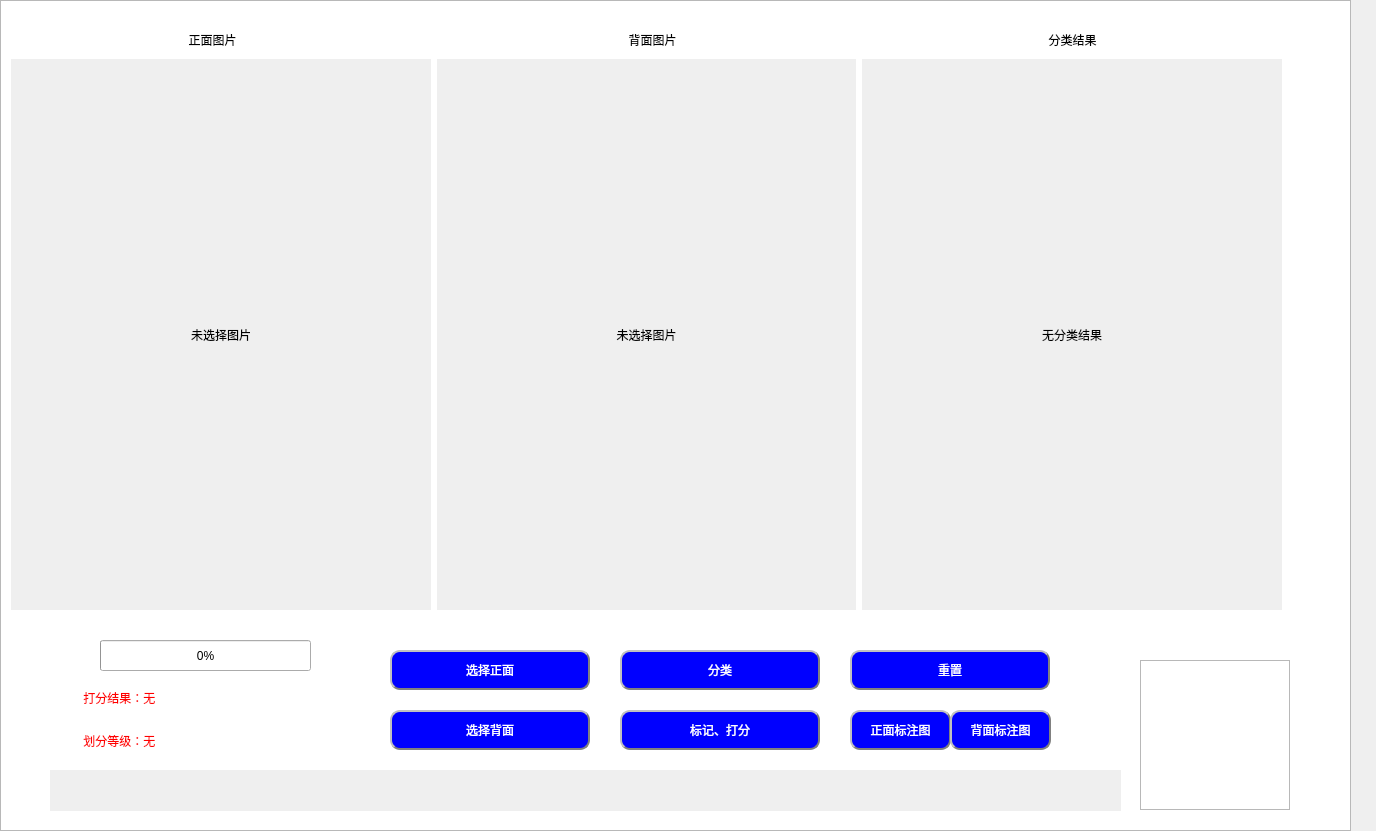
<?xml version="1.0" encoding="UTF-8"?>
<ui version="4.0">
 <class>MainWindow</class>
 <widget class="QMainWindow" name="MainWindow">
  <property name="geometry">
   <rect>
    <x>0</x>
    <y>0</y>
    <width>1376</width>
    <height>831</height>
   </rect>
  </property>
  <property name="windowTitle">
   <string>邮票分类</string>
  </property>
  <property name="windowIcon">
   <iconset resource="img.qrc">
    <normaloff>:/mainbackground/Logo_of_Beijing_University_of_Posts_and_Communications2.svg</normaloff>:/mainbackground/Logo_of_Beijing_University_of_Posts_and_Communications2.svg</iconset>
  </property>
  <property name="styleSheet">
   <string notr="true"/>
  </property>
  <widget class="QWidget" name="centralwidget">
   <property name="contextMenuPolicy">
    <enum>Qt::CustomContextMenu</enum>
   </property>
   <widget class="QWidget" name="layoutWidget">
    <property name="geometry">
     <rect>
      <x>11</x>
      <y>59</y>
      <width>1271</width>
      <height>551</height>
     </rect>
    </property>
    <layout class="QHBoxLayout" name="horizontalLayout">
     <item>
      <widget class="QLabel" name="label_4">
       <property name="autoFillBackground">
        <bool>true</bool>
       </property>
       <property name="text">
        <string>未选择图片</string>
       </property>
       <property name="alignment">
        <set>Qt::AlignCenter</set>
       </property>
      </widget>
     </item>
     <item>
      <widget class="QLabel" name="label_5">
       <property name="autoFillBackground">
        <bool>true</bool>
       </property>
       <property name="styleSheet">
        <string notr="true">QLabel
{backkground-color:white
}</string>
       </property>
       <property name="text">
        <string>未选择图片</string>
       </property>
       <property name="alignment">
        <set>Qt::AlignCenter</set>
       </property>
      </widget>
     </item>
     <item>
      <widget class="QLabel" name="label_6">
       <property name="contextMenuPolicy">
        <enum>Qt::CustomContextMenu</enum>
       </property>
       <property name="autoFillBackground">
        <bool>true</bool>
       </property>
       <property name="styleSheet">
        <string notr="true">QLabel
{backkground-color:red
}</string>
       </property>
       <property name="text">
        <string>无分类结果</string>
       </property>
       <property name="alignment">
        <set>Qt::AlignCenter</set>
       </property>
      </widget>
     </item>
    </layout>
   </widget>
   <widget class="QListView" name="listView">
    <property name="geometry">
     <rect>
      <x>0</x>
      <y>0</y>
      <width>1351</width>
      <height>831</height>
     </rect>
    </property>
    <property name="styleSheet">
     <string notr="true">border-image: url(:/QtProject/ui/view.jpg);
background-position:center;
background-repeat: no-repeat</string>
    </property>
    <property name="flow">
     <enum>QListView::TopToBottom</enum>
    </property>
   </widget>
   <widget class="QPushButton" name="pushButton">
    <property name="geometry">
     <rect>
      <x>390</x>
      <y>650</y>
      <width>200</width>
      <height>40</height>
     </rect>
    </property>
    <property name="styleSheet">
     <string notr="true">background-color: rgb(0, 0, 255);
color: rgb(255, 255, 255);
border-radius: 10px; border: 2px groove gray;
border-style: outset</string>
    </property>
    <property name="text">
     <string>选择正面</string>
    </property>
   </widget>
   <widget class="QPushButton" name="pushButton_2">
    <property name="geometry">
     <rect>
      <x>620</x>
      <y>650</y>
      <width>200</width>
      <height>40</height>
     </rect>
    </property>
    <property name="styleSheet">
     <string notr="true">background-color: rgb(0, 0, 255);
color: rgb(255, 255, 255);
border-radius: 10px; border: 2px groove gray;
border-style: outset</string>
    </property>
    <property name="text">
     <string>分类</string>
    </property>
   </widget>
   <widget class="QLabel" name="label">
    <property name="geometry">
     <rect>
      <x>30</x>
      <y>30</y>
      <width>365</width>
      <height>20</height>
     </rect>
    </property>
    <property name="text">
     <string>正面图片</string>
    </property>
    <property name="alignment">
     <set>Qt::AlignCenter</set>
    </property>
   </widget>
   <widget class="QLabel" name="label_2">
    <property name="geometry">
     <rect>
      <x>470</x>
      <y>30</y>
      <width>365</width>
      <height>20</height>
     </rect>
    </property>
    <property name="text">
     <string>背面图片</string>
    </property>
    <property name="alignment">
     <set>Qt::AlignCenter</set>
    </property>
   </widget>
   <widget class="QListView" name="listView_2">
    <property name="enabled">
     <bool>true</bool>
    </property>
    <property name="geometry">
     <rect>
      <x>1140</x>
      <y>660</y>
      <width>150</width>
      <height>150</height>
     </rect>
    </property>
    <property name="autoFillBackground">
     <bool>false</bool>
    </property>
    <property name="styleSheet">
     <string notr="true">border-image: url(:/QtProject/ui/Logo_of_Beijing_University_of_Posts_and_Communications2.svg);
background-position:center;
background-repeat: no-repeat;
</string>
    </property>
   </widget>
   <widget class="QPushButton" name="pushButton_3">
    <property name="geometry">
     <rect>
      <x>620</x>
      <y>710</y>
      <width>200</width>
      <height>40</height>
     </rect>
    </property>
    <property name="styleSheet">
     <string notr="true">background-color: rgb(0, 0, 255);
color: rgb(255, 255, 255);
border-radius: 10px; border: 2px groove gray;
border-style: outset</string>
    </property>
    <property name="text">
     <string>标记、打分</string>
    </property>
   </widget>
   <widget class="QLabel" name="label_3">
    <property name="geometry">
     <rect>
      <x>890</x>
      <y>30</y>
      <width>365</width>
      <height>20</height>
     </rect>
    </property>
    <property name="text">
     <string>分类结果</string>
    </property>
    <property name="alignment">
     <set>Qt::AlignCenter</set>
    </property>
   </widget>
   <widget class="QPushButton" name="pushButton_4">
    <property name="geometry">
     <rect>
      <x>390</x>
      <y>710</y>
      <width>200</width>
      <height>40</height>
     </rect>
    </property>
    <property name="styleSheet">
     <string notr="true">background-color: rgb(0, 0, 255);
color: rgb(255, 255, 255);
border-radius: 10px; border: 2px groove gray;
border-style: outset</string>
    </property>
    <property name="text">
     <string>选择背面</string>
    </property>
   </widget>
   <widget class="QPushButton" name="pushButton_5">
    <property name="geometry">
     <rect>
      <x>850</x>
      <y>650</y>
      <width>200</width>
      <height>40</height>
     </rect>
    </property>
    <property name="styleSheet">
     <string notr="true">background-color: rgb(0, 0, 255);
color: rgb(255, 255, 255);
border-radius: 10px; border: 2px groove gray;
border-style: outset</string>
    </property>
    <property name="text">
     <string>重置</string>
    </property>
   </widget>
   <widget class="QProgressBar" name="progressBar">
    <property name="enabled">
     <bool>true</bool>
    </property>
    <property name="geometry">
     <rect>
      <x>100</x>
      <y>640</y>
      <width>211</width>
      <height>31</height>
     </rect>
    </property>
    <property name="styleSheet">
     <string notr="true">font: 75 14pt &quot;Bahnschrift&quot;;</string>
    </property>
    <property name="inputMethodHints">
     <set>Qt::ImhNone</set>
    </property>
    <property name="value">
     <number>0</number>
    </property>
    <property name="textVisible">
     <bool>true</bool>
    </property>
   </widget>
   <widget class="QLabel" name="label_9">
    <property name="enabled">
     <bool>true</bool>
    </property>
    <property name="geometry">
     <rect>
      <x>50</x>
      <y>770</y>
      <width>1071</width>
      <height>21</height>
     </rect>
    </property>
    <property name="autoFillBackground">
     <bool>true</bool>
    </property>
    <property name="text">
     <string/>
    </property>
   </widget>
   <widget class="QWidget" name="verticalLayoutWidget">
    <property name="geometry">
     <rect>
      <x>80</x>
      <y>680</y>
      <width>231</width>
      <height>80</height>
     </rect>
    </property>
    <layout class="QVBoxLayout" name="verticalLayout">
     <item>
      <widget class="QLabel" name="label_7">
       <property name="focusPolicy">
        <enum>Qt::StrongFocus</enum>
       </property>
       <property name="autoFillBackground">
        <bool>false</bool>
       </property>
       <property name="styleSheet">
        <string notr="true">background-color: rgb(255, 255, 255);
color:rgb(255, 0, 0);
font: 18pt &quot;Arial&quot;;
border-style: outset</string>
       </property>
       <property name="text">
        <string> 打分结果：无</string>
       </property>
      </widget>
     </item>
     <item>
      <widget class="QLabel" name="label_8">
       <property name="focusPolicy">
        <enum>Qt::StrongFocus</enum>
       </property>
       <property name="autoFillBackground">
        <bool>false</bool>
       </property>
       <property name="styleSheet">
        <string notr="true">background-color: rgb(255, 255, 255);
color:rgb(255, 0, 0);
font: 18pt &quot;Arial&quot;;
border-style: outset</string>
       </property>
       <property name="text">
        <string> 划分等级：无</string>
       </property>
      </widget>
     </item>
    </layout>
   </widget>
   <widget class="QLabel" name="label_10">
    <property name="geometry">
     <rect>
      <x>50</x>
      <y>790</y>
      <width>1071</width>
      <height>21</height>
     </rect>
    </property>
    <property name="autoFillBackground">
     <bool>true</bool>
    </property>
    <property name="text">
     <string/>
    </property>
   </widget>
   <widget class="QPushButton" name="pushButton_6">
    <property name="geometry">
     <rect>
      <x>850</x>
      <y>710</y>
      <width>101</width>
      <height>40</height>
     </rect>
    </property>
    <property name="styleSheet">
     <string notr="true">background-color: rgb(0, 0, 255);
color: rgb(255, 255, 255);
border-radius: 10px; border: 2px groove gray;
border-style: outset</string>
    </property>
    <property name="text">
     <string>正面标注图</string>
    </property>
   </widget>
   <widget class="QPushButton" name="pushButton_7">
    <property name="geometry">
     <rect>
      <x>950</x>
      <y>710</y>
      <width>101</width>
      <height>40</height>
     </rect>
    </property>
    <property name="styleSheet">
     <string notr="true">background-color: rgb(0, 0, 255);
color: rgb(255, 255, 255);
border-radius: 10px; border: 2px groove gray;
border-style: outset</string>
    </property>
    <property name="text">
     <string>背面标注图</string>
    </property>
   </widget>
   <zorder>listView</zorder>
   <zorder>layoutWidget</zorder>
   <zorder>pushButton</zorder>
   <zorder>pushButton_2</zorder>
   <zorder>label</zorder>
   <zorder>label_2</zorder>
   <zorder>listView_2</zorder>
   <zorder>pushButton_3</zorder>
   <zorder>label_3</zorder>
   <zorder>pushButton_4</zorder>
   <zorder>pushButton_5</zorder>
   <zorder>progressBar</zorder>
   <zorder>label_9</zorder>
   <zorder>verticalLayoutWidget</zorder>
   <zorder>label_10</zorder>
   <zorder>pushButton_6</zorder>
   <zorder>pushButton_7</zorder>
  </widget>
 </widget>
 <resources>
  <include location="img.qrc"/>
  <include location="imgs.qrc"/>
 </resources>
 <connections>
  <connection>
   <sender>pushButton_2</sender>
   <signal>clicked()</signal>
   <receiver>MainWindow</receiver>
   <slot>cls_msg()</slot>
   <hints>
    <hint type="sourcelabel">
     <x>319</x>
     <y>506</y>
    </hint>
    <hint type="destinationlabel">
     <x>374</x>
     <y>561</y>
    </hint>
   </hints>
  </connection>
  <connection>
   <sender>pushButton</sender>
   <signal>clicked()</signal>
   <receiver>MainWindow</receiver>
   <slot>slc_msg()</slot>
   <hints>
    <hint type="sourcelabel">
     <x>129</x>
     <y>489</y>
    </hint>
    <hint type="destinationlabel">
     <x>150</x>
     <y>565</y>
    </hint>
   </hints>
  </connection>
  <connection>
   <sender>pushButton_3</sender>
   <signal>clicked()</signal>
   <receiver>MainWindow</receiver>
   <slot>label_and_score()</slot>
   <hints>
    <hint type="sourcelabel">
     <x>548</x>
     <y>491</y>
    </hint>
    <hint type="destinationlabel">
     <x>524</x>
     <y>599</y>
    </hint>
   </hints>
  </connection>
  <connection>
   <sender>pushButton_4</sender>
   <signal>clicked()</signal>
   <receiver>MainWindow</receiver>
   <slot>cls_msg()</slot>
   <hints>
    <hint type="sourcelabel">
     <x>489</x>
     <y>729</y>
    </hint>
    <hint type="destinationlabel">
     <x>672</x>
     <y>415</y>
    </hint>
   </hints>
  </connection>
  <connection>
   <sender>pushButton_5</sender>
   <signal>clicked()</signal>
   <receiver>MainWindow</receiver>
   <slot>reset_all()</slot>
   <hints>
    <hint type="sourcelabel">
     <x>1020</x>
     <y>671</y>
    </hint>
    <hint type="destinationlabel">
     <x>1310</x>
     <y>626</y>
    </hint>
   </hints>
  </connection>
  <connection>
   <sender>pushButton_6</sender>
   <signal>clicked()</signal>
   <receiver>MainWindow</receiver>
   <slot>show_child()</slot>
   <hints>
    <hint type="sourcelabel">
     <x>895</x>
     <y>732</y>
    </hint>
    <hint type="destinationlabel">
     <x>1312</x>
     <y>701</y>
    </hint>
   </hints>
  </connection>
  <connection>
   <sender>pushButton_7</sender>
   <signal>clicked()</signal>
   <receiver>MainWindow</receiver>
   <slot>show_child()</slot>
   <hints>
    <hint type="sourcelabel">
     <x>1001</x>
     <y>729</y>
    </hint>
    <hint type="destinationlabel">
     <x>1359</x>
     <y>726</y>
    </hint>
   </hints>
  </connection>
 </connections>
 <slots>
  <slot>slc_msg()</slot>
  <slot>cls_msg()</slot>
  <slot>label_and_score()</slot>
  <slot>reset_all()</slot>
  <slot>show_child()</slot>
 </slots>
</ui>
